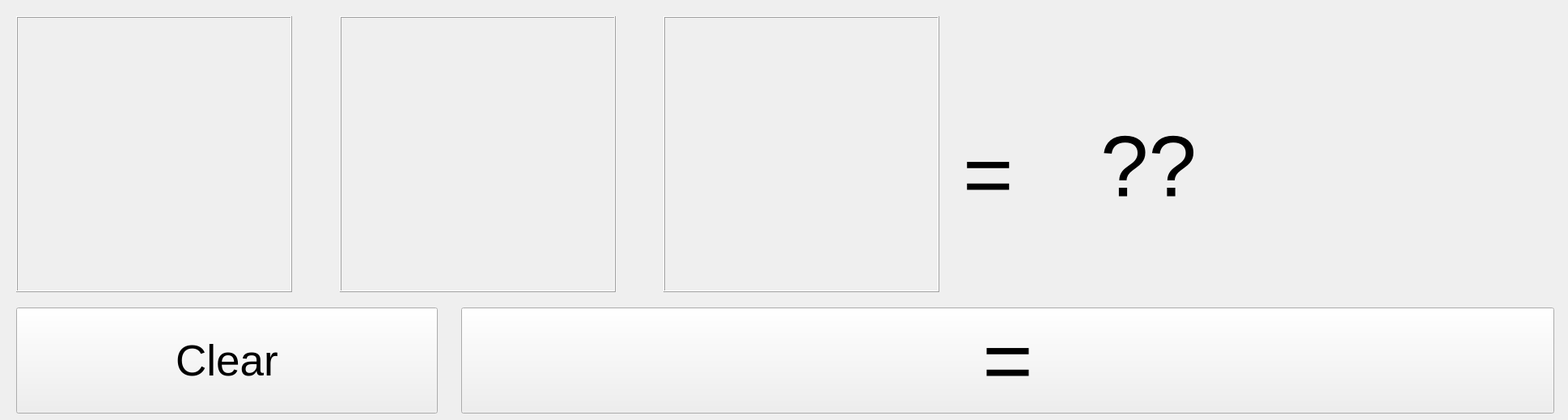
<?xml version="1.0" encoding="UTF-8"?>
<ui version="4.0">
 <class>MainWindow</class>
 <widget class="QMainWindow" name="MainWindow">
  <property name="geometry">
   <rect>
    <x>0</x>
    <y>0</y>
    <width>1938</width>
    <height>519</height>
   </rect>
  </property>
  <property name="windowTitle">
   <string>MainWindow</string>
  </property>
  <widget class="QWidget" name="centralwidget">
   <widget class="Painter" name="frame_1">
    <property name="geometry">
     <rect>
      <x>20</x>
      <y>20</y>
      <width>341</width>
      <height>341</height>
     </rect>
    </property>
    <property name="frameShape">
     <enum>QFrame::Box</enum>
    </property>
    <property name="frameShadow">
     <enum>QFrame::Raised</enum>
    </property>
    <widget class="QLabel" name="label_frame_1">
     <property name="geometry">
      <rect>
       <x>0</x>
       <y>10</y>
       <width>341</width>
       <height>331</height>
      </rect>
     </property>
     <property name="font">
      <font>
       <pointsize>80</pointsize>
      </font>
     </property>
     <property name="text">
      <string/>
     </property>
     <property name="alignment">
      <set>Qt::AlignCenter</set>
     </property>
    </widget>
   </widget>
   <widget class="Painter" name="frame_2">
    <property name="geometry">
     <rect>
      <x>420</x>
      <y>20</y>
      <width>341</width>
      <height>341</height>
     </rect>
    </property>
    <property name="frameShape">
     <enum>QFrame::Box</enum>
    </property>
    <property name="frameShadow">
     <enum>QFrame::Raised</enum>
    </property>
    <widget class="QLabel" name="label_frame_2">
     <property name="geometry">
      <rect>
       <x>0</x>
       <y>10</y>
       <width>341</width>
       <height>331</height>
      </rect>
     </property>
     <property name="font">
      <font>
       <pointsize>80</pointsize>
      </font>
     </property>
     <property name="text">
      <string/>
     </property>
     <property name="alignment">
      <set>Qt::AlignCenter</set>
     </property>
    </widget>
   </widget>
   <widget class="Painter" name="frame_3">
    <property name="geometry">
     <rect>
      <x>820</x>
      <y>20</y>
      <width>341</width>
      <height>341</height>
     </rect>
    </property>
    <property name="frameShape">
     <enum>QFrame::Box</enum>
    </property>
    <property name="frameShadow">
     <enum>QFrame::Raised</enum>
    </property>
    <widget class="QLabel" name="label_frame_3">
     <property name="geometry">
      <rect>
       <x>0</x>
       <y>0</y>
       <width>341</width>
       <height>331</height>
      </rect>
     </property>
     <property name="font">
      <font>
       <pointsize>80</pointsize>
      </font>
     </property>
     <property name="text">
      <string/>
     </property>
     <property name="alignment">
      <set>Qt::AlignCenter</set>
     </property>
    </widget>
   </widget>
   <widget class="QLabel" name="label_result">
    <property name="geometry">
     <rect>
      <x>1360</x>
      <y>90</y>
      <width>531</width>
      <height>231</height>
     </rect>
    </property>
    <property name="font">
     <font>
      <pointsize>80</pointsize>
     </font>
    </property>
    <property name="text">
     <string>??</string>
    </property>
   </widget>
   <widget class="QPushButton" name="pushButton_enter">
    <property name="geometry">
     <rect>
      <x>570</x>
      <y>380</y>
      <width>1351</width>
      <height>131</height>
     </rect>
    </property>
    <property name="font">
     <font>
      <pointsize>80</pointsize>
     </font>
    </property>
    <property name="text">
     <string>=</string>
    </property>
   </widget>
   <widget class="QLabel" name="label_equals">
    <property name="geometry">
     <rect>
      <x>1190</x>
      <y>100</y>
      <width>151</width>
      <height>231</height>
     </rect>
    </property>
    <property name="font">
     <font>
      <pointsize>80</pointsize>
     </font>
    </property>
    <property name="text">
     <string>=</string>
    </property>
   </widget>
   <widget class="QPushButton" name="pushButton_clear">
    <property name="geometry">
     <rect>
      <x>20</x>
      <y>380</y>
      <width>521</width>
      <height>131</height>
     </rect>
    </property>
    <property name="font">
     <font>
      <pointsize>40</pointsize>
     </font>
    </property>
    <property name="text">
     <string>Clear</string>
    </property>
   </widget>
  </widget>
 </widget>
 <customwidgets>
  <customwidget>
   <class>Painter</class>
   <extends>QFrame</extends>
   <header>painter</header>
   <container>1</container>
  </customwidget>
 </customwidgets>
 <resources/>
 <connections/>
</ui>
